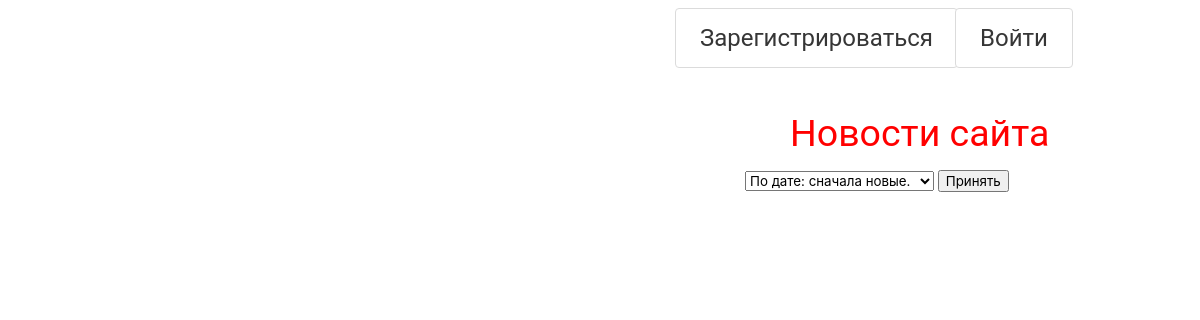
/, run on an earlier commit of the app's database.
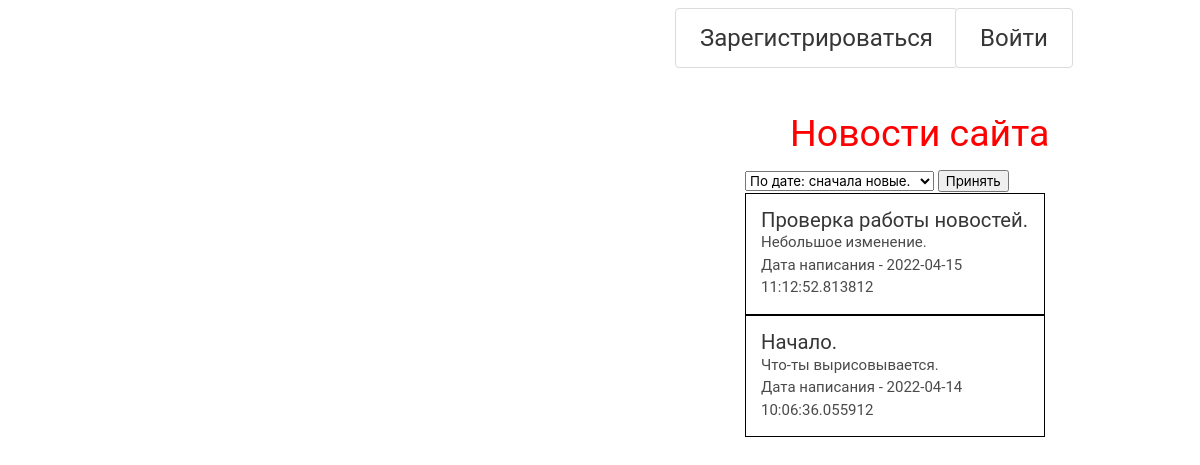
And on a later commit of the database.
### databases/site_news.py (models this page shows)
class SiteNews(SqlAlchemyBase):
    __tablename__ = "sitenews"
    id = sqlalchemy.Column(sqlalchemy.Integer, primary_key=True, autoincrement=True)
    title = sqlalchemy.Column(sqlalchemy.String, nullable=True)
    quickdescription = sqlalchemy.Column(sqlalchemy.String, nullable=True)
    content = sqlalchemy.Column(sqlalchemy.String, nullable=True)
    date = sqlalchemy.Column(sqlalchemy.DateTime, default=datetime.datetime.now)

### main.py (the view)
@app.route('/', methods=['GET', 'POST'])
def main_page():
    db_sess = db_session.create_session()
    all_news = db_sess.query(SiteNews)
    return render_template('mainpage.html', sitenews=all_news, title="Главная страница",
                           select_data='По дате: сначала новые.')

### databases/db_session.py (called while the page is built)
def create_session() -> Session:
    global __factory
    return __factory()

### templates/mainpage.html (shortened to what this page needs)
{% extends "base.html" %}
{% block content %}
<h1>Новости сайта</h1>
<div class="allnewsdiv">
    <form action="{{ url_for('main_page_sorted')}}" method="post">
        <select name="sort_select">
            <option>По дате: сначала новые.</option>
        </select>
        <input type="submit" value="Принять">
    </form>
    {% if select_data == 'По дате: сначала новые.' %}
    {% for item in sitenews[::-1]%}
    <div class="onenewsdiv">
        <a class="title" href=/news/{{item.id}}><h2>{{item.title}}</h2></a>
        <div>
            <p>{{item.quickdescription}}</p>
        </div>
        <div>
            <p>Дата написания - {{item.date}}</p>
        </div>
    </div>
    {% endfor %}
    {% endif %}
</div>
{% endblock %}

### templates/base.html (shortened to what this page needs)
<!DOCTYPE html>
<html lang="ru">
<head>
    <link rel="stylesheet" type="text/css" href="{{ url_for('static', filename='bulma.css') }}">
    <link rel="stylesheet" type="text/css" href="{{ url_for('static', filename='main.css') }}">
</head>
<body>
<header>
      <nav>
          <p>
              {% if current_user.is_authenticated %}
              <a class="button is-large wall btntop" href="/wall">Стена</a>
              <a class="button is-large mainpage btntop" href="/">Новости</a>
              <a class="button is-large account btntop" href=/user/{{current_user.id}}>Аккаунт</a>
              <a class="button is-large groups btntop" href="/groups">Группы</a>
              <a class="button is-large is-info start btntop" href="/game">Начать игру</a>
              <a class="button is-large is-danger logout btntop" href="/logout">Выйти</a>
              {% else %}
              <a class="button is-large signup btntop" href="/register">Зарегистрироваться</a>
              <a class="button is-large signin btntop" href="/sign_in">Войти</a>
              {% endif %}
          </p>
      </nav>
    </header>
<main role="main">
    {% block content %} {% endblock %}
</main>
</body>
</html>

### static/main.css (style rules this page uses)
.btntop { top : 7.5px; }
.signup { position: absolute; left : 675px; }
.signin { position: absolute; left : 955px; }
.allnewsdiv { position: absolute; top : 170px; left : 745px; }
.onenewsdiv { width : 300px; max-width : 300px; border : solid 1px black; padding : 15px; }
.title { font-size : 1.35em; }
body { font-family: roboto, sans-serif; font-size: 15px; }
h1 { color : red; position: absolute; top : 105px; left : 790px; font-size : 2.5em; }

What changed in the data, as far as the page shows it:
added SiteNews: title "Проверка работы новостей.", quickdescription "Небольшое изменение.", date "2022-04-15 11:12:52.813812"
added SiteNews: title "Начало.", quickdescription "Что-ты вырисовывается.", date "2022-04-14 10:06:36.055912"
